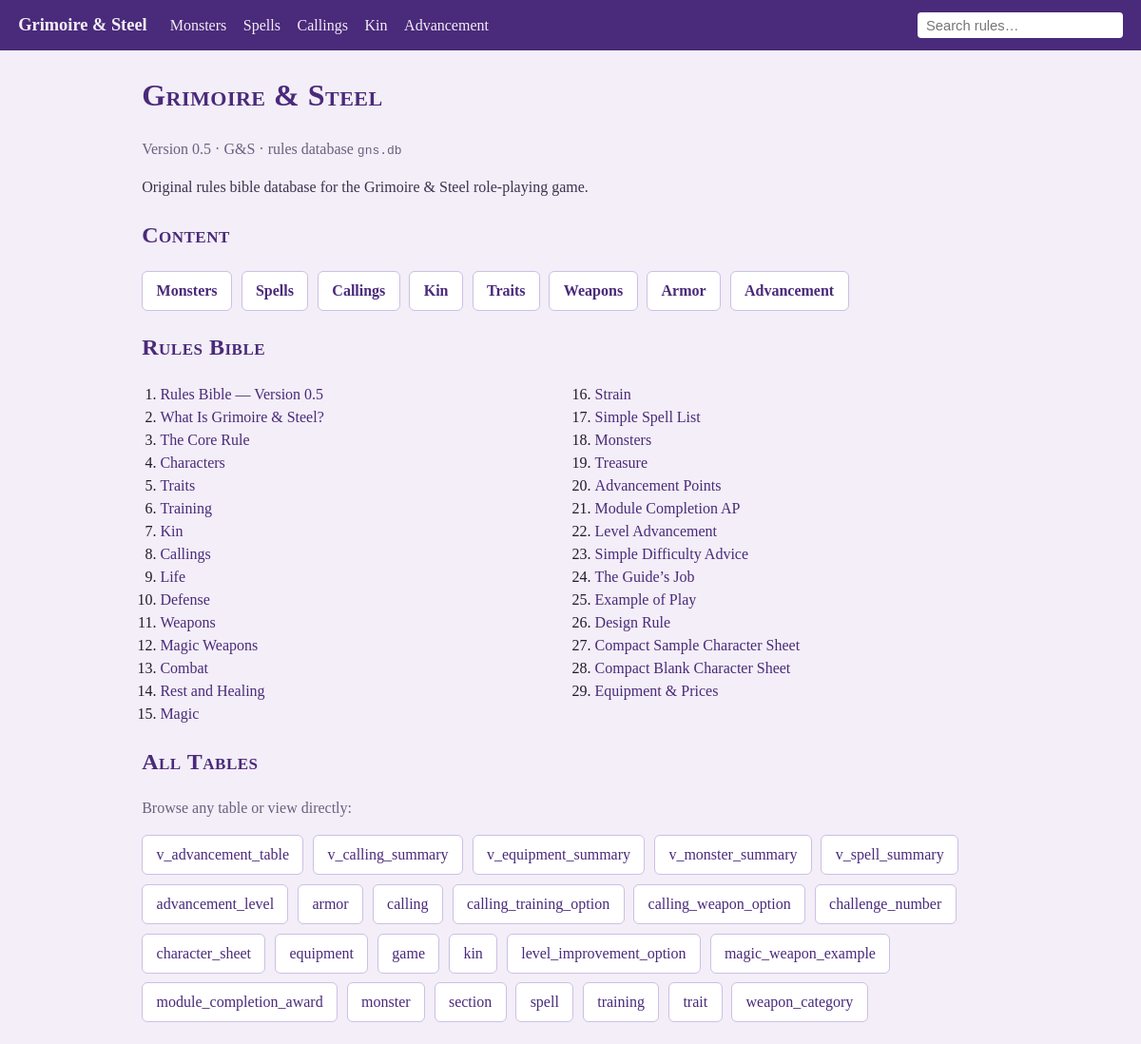
The page / on the database its author committed.
### tables this page shows
CREATE TABLE game (
    game_id INTEGER PRIMARY KEY CHECK (game_id = 1),
    title TEXT NOT NULL UNIQUE,
    abbreviation TEXT NOT NULL UNIQUE,
    version TEXT NOT NULL,
    source_file TEXT NOT NULL,
    source_sha256 TEXT NOT NULL,
    created_utc TEXT NOT NULL,
    notes TEXT NOT NULL
) STRICT;

CREATE TABLE section (
    section_id INTEGER PRIMARY KEY,
    section_number INTEGER,
    title TEXT NOT NULL,
    heading TEXT NOT NULL,
    slug TEXT NOT NULL UNIQUE,
    body_markdown TEXT NOT NULL,
    sort_order INTEGER NOT NULL UNIQUE,
    CHECK (sort_order > 0)
) STRICT;

### app/app.py (the view)
@app.route("/")
def index():
    db = get_db()
    game = db.execute("SELECT * FROM game WHERE game_id = 1").fetchone()
    sections = db.execute(
        "SELECT section_number, title, slug FROM section ORDER BY sort_order"
    ).fetchall()
    return render_template(
        "index.html",
        game=game,
        sections=sections,
        content_pages=CONTENT_PAGES,
        tables=listable_objects(db),
    )

### app/app.py (called while the page is built)
@app.after_request
def allow_local_control(resp):
    resp.headers["Access-Control-Allow-Origin"] = "*"
    return resp

def get_db():
    if "db" not in g:
        if not DB.exists():
            raise RuntimeError(f"{DB} not found - run 'py gns/build/load_gns.py' first.")
        g.db = sqlite3.connect(DB)
        g.db.row_factory = sqlite3.Row
    return g.db

def listable_objects(db):
    rows = db.execute(
        "SELECT name, type FROM sqlite_master "
        "WHERE type IN ('table','view') AND name NOT LIKE 'sqlite_%' "
        "ORDER BY type DESC, name"
    ).fetchall()
    skip = ("section_fts", "rules_search")
    return [
        r["name"]
        for r in rows
        if r["name"] not in skip
        and not any(r["name"].endswith(s) for s in ("_config", "_content", "_data", "_docsize", "_idx"))
    ]

### app/templates/index.html
{% extends "base.html" %}
{% block content %}
  <h1>{{ game['title'] }}</h1>
  <p class="muted">
    Version {{ game['version'] }} &middot; {{ game['abbreviation'] }} &middot;
    rules database <code>gns.db</code>
  </p>
  <p class="desc">{{ game['notes'] }}</p>
  <h2>Content</h2>
  <div class="cards">
    {% for key, page in content_pages.items() %}
      <a href="{{ url_for('content_' ~ key) }}">{{ page[0] }}</a>
    {% endfor %}
  </div>
  <h2>Rules Bible</h2>
  <ol class="sections">
    {% for s in sections %}
      <li><a href="{{ url_for('section', slug=s['slug']) }}">{{ s['title'] }}</a></li>
    {% endfor %}
  </ol>
  <h2>All Tables</h2>
  <p class="muted">Browse any table or view directly:</p>
  <div class="cards">
    {% for t in tables %}
      <a href="{{ url_for('table', name=t) }}" style="font-weight:normal">{{ t }}</a>
    {% endfor %}
  </div>
{% endblock %}

### app/templates/base.html (shortened to what this page needs)
<!doctype html>
<html lang="en">
<head>
</head>
<body>
  <header>
    <a class="brand" href="{{ url_for('index') }}">Grimoire &amp; Steel</a>
    <a href="{{ url_for('content_monsters') }}">Monsters</a>
    <a href="{{ url_for('content_spells') }}">Spells</a>
    <a href="{{ url_for('content_callings') }}">Callings</a>
    <a href="{{ url_for('content_kin') }}">Kin</a>
    <a href="{{ url_for('content_advancement') }}">Advancement</a>
    <form class="nav-search" method="get" action="{{ url_for('search') }}">
      <input type="text" name="q" placeholder="Search rules…" value="{{ q or '' }}">
    </form>
  </header>
  <main>
    {% block content %}{% endblock %}
  </main>
</body>
</html>

### app/templates/base.html (style rules this page uses)
:root { --ink:#211a30; --paper:#f3eef7; --accent:#4a2a7a; --accent2:#7a1f12; }
* { box-sizing: border-box; }
body { margin:0; font-family: Georgia, "Times New Roman", serif; background: var(--paper); color: var(--ink); line-height:1.5; }
header { background: var(--accent); color:#f3eef7; padding:.8rem 1.2rem; display:flex; flex-wrap:wrap; align-items:center; gap:.2rem 1.1rem; }
header a { color:#f3eef7; text-decoration:none; }
header .brand { font-weight:bold; font-size:1.15rem; margin-right:.4rem; }
header form.nav-search { margin-left:auto; }
header form.nav-search input { padding:.32rem .55rem; border:none; border-radius:4px; font-size:.92rem; min-width:180px; }
main { max-width: 940px; margin: 1.4rem auto; padding: 0 1.2rem; }
h1,h2 { font-variant: small-caps; letter-spacing:.5px; color:var(--accent); }
.muted { color:#6b6080; }
.desc { color:#3a3350; }
.cards { display:flex; flex-wrap:wrap; gap:.6rem; margin:1rem 0; }
.cards a { display:inline-block; padding:.5rem .9rem; background:#fff; color:var(--accent); border:1px solid #cdbfe6; border-radius:6px; text-decoration:none; font-weight:bold; }
ol.sections { columns:2; gap:2rem; padding-left:1.2rem; }
ol.sections a { color:var(--accent); text-decoration:none; }

### rows shown on the page
game: title "Grimoire & Steel", version "0.5", abbreviation "G&S", notes "Original rules bible database for the Grimoire & Steel role-playing game."
section: title "Rules Bible — Version 0.5"
section: title "What Is Grimoire & Steel?"
section: title "The Core Rule"
section: title "Characters"
section: title "Traits"
section: title "Training"
section: title "Kin"
section: title "Callings"
section: title "Life"
section: title "Defense"
section: title "Weapons"
section: title "Magic Weapons"
section: title "Combat"
section: title "Rest and Healing"
section: title "Magic"
section: title "Strain"
section: title "Simple Spell List"
section: title "Monsters"
section: title "Treasure"
section: title "Advancement Points"
section: title "Module Completion AP"
section: title "Level Advancement"
section: title "Simple Difficulty Advice"
section: title "The Guide’s Job"
section: title "Example of Play"
section: title "Design Rule"
section: title "Compact Sample Character Sheet"
section: title "Compact Blank Character Sheet"
section: title "Equipment & Prices"

### other values the page prints
{{ page[0] }} "Monsters" "Spells" "Callings" "Kin" "Traits" "Weapons" "Armor" "Advancement"
{{ t }} "v_advancement_table" "v_calling_summary" "v_equipment_summary" "v_monster_summary" "v_spell_summary" "advancement_level" "armor" "calling" "calling_training_option" "calling_weapon_option" "challenge_number" "character_sheet" "equipment" "game" "kin" "level_improvement_option" "magic_weapon_example" "module_completion_award" "monster" "section" "spell" "training" "trait" "weapon_category"
